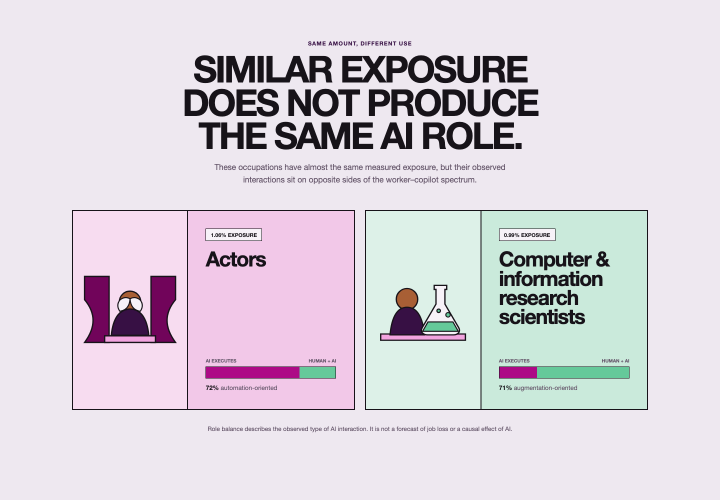
#> input picture Tableau_Website/docs/media/comparison.png, 1440 x 1000 px, given in place of hero.png, which was not available (shown at 1/2 size)
$ python build_readme_gif.py
#> lines starting #> are read from the running program, lines starting #| are printed output that depends on the picture
"""Build the animated README tour from the captured website screenshots."""

from pathlib import Path

from PIL import Image


MEDIA_DIR = Path(__file__).resolve().parents[1] / "docs" / "media"
FRAME_NAMES = [
    "hero",
    "quiz",
    "evidence",
    "workday",
    "handoff",
    "handoff-result",
    "comparison",
    "explorer",
]


def main() -> None:
    frames = []
    for name in FRAME_NAMES:
        with Image.open(MEDIA_DIR / f"{name}.png") as image:
#> image is the input picture: PIL image 1440x1000 RGB; mean R, G, B 218.4, 211.6, 220.4
            resized = image.convert("RGB").resize((960, 667), Image.Resampling.LANCZOS)
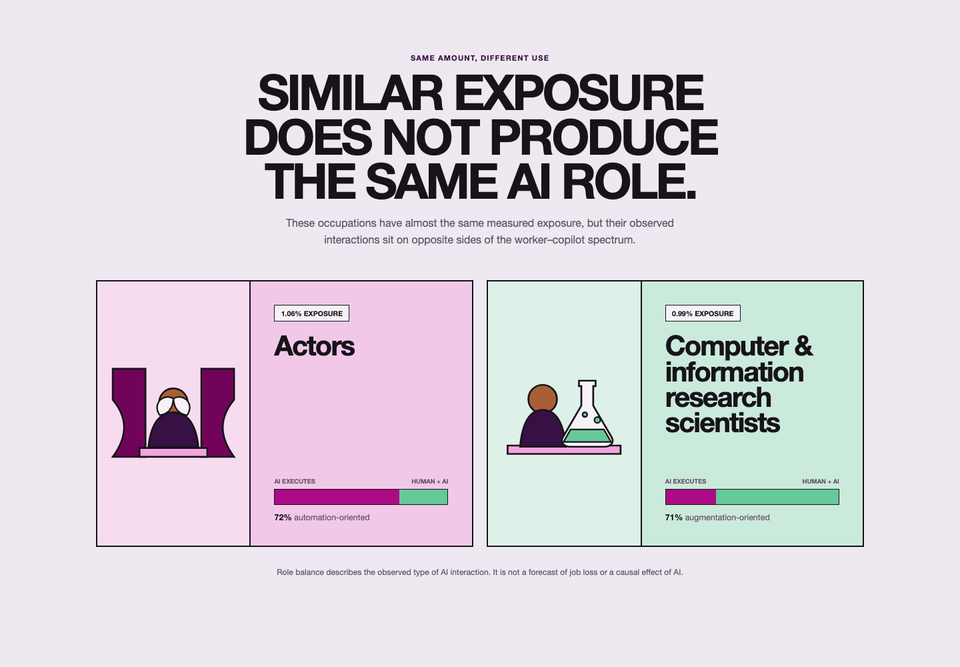
#> resized: PIL image 960x667 RGB; mean R, G, B 218.4, 211.6, 220.4
            frames.append(resized.quantize(colors=192, method=Image.Quantize.MEDIANCUT))
#> pass 2 of the loop in main, `for name in FRAME_NAMES:`:
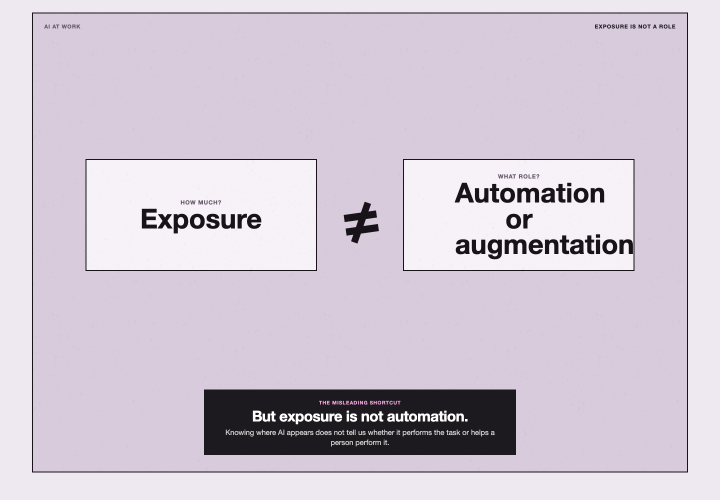
#> input picture Tableau_Website/docs/media/evidence.png, 1440 x 1000 px, given in place of quiz.png, which was not available (shown at 1/2 size)
#> in main, image is the input picture: PIL image 1440x1000 RGB; mean R, G, B 209, 199.6, 212.1
#> in main, `resized = image.convert("RGB").resize((960, 667), Image.Resampling.LAN..`:
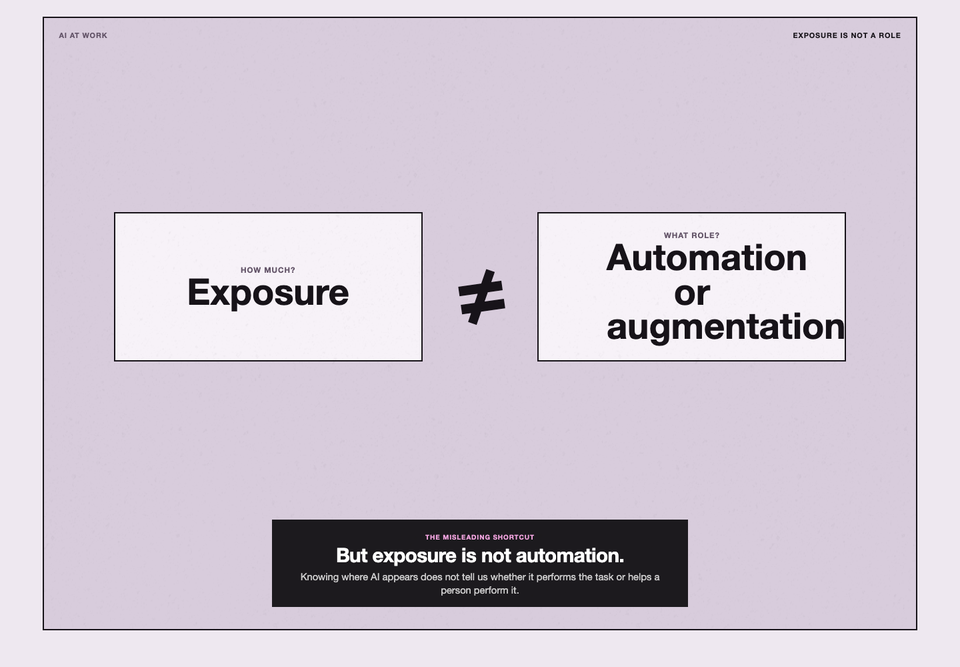
#> resized: PIL image 960x667 RGB; mean R, G, B 208.9, 199.5, 212

    frames[0].save(
        MEDIA_DIR / "website-tour.gif",
        save_all=True,
        append_images=frames[1:],
        duration=1400,
        loop=0,
        optimize=True,
        disposal=2,
    )


if __name__ == "__main__":
#> (the run stopped early here; a loop or call above may not have finished)
